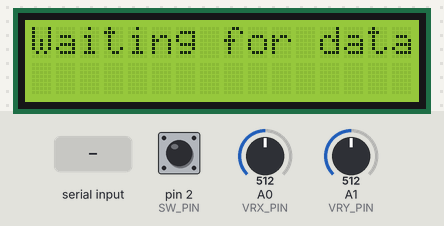
Recording of a sketch running on a simulated Arduino Uno, built with avr-gcc and run on an emulated ATmega328P. On the bench: 16×2 character LCD. The inputs (shaded band) are chosen by the test bench; at power-on: A0 (VRX_PIN) = 512, pin 2 (SW_PIN) HIGH, A1 (VRY_PIN) = 512. What the sketch prints to the serial monitor is not drawn.

Above: at 1.2 s.
1.3 s: "1\n" received over Serial
At 2.5 s:
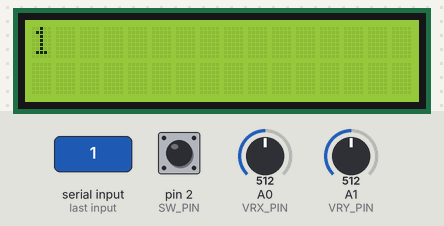
2.8 s: byte 10 ('\n') received over Serial
At 4.0 s:
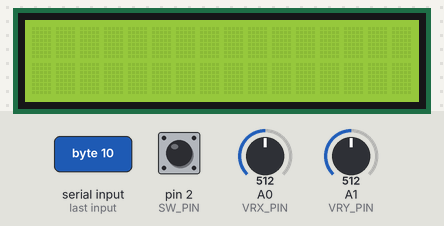
4.3 s: A0 (VRX_PIN) set to 543
6.2 s: "0\n" received over Serial
At 7.5 s:
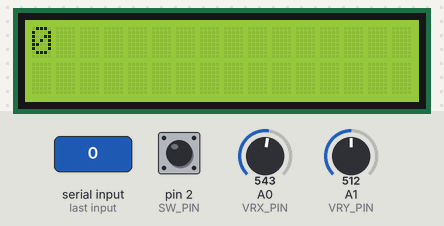
Timing chart, 0 to 8.7 s (numbered marks = the images above; inputs shaded):
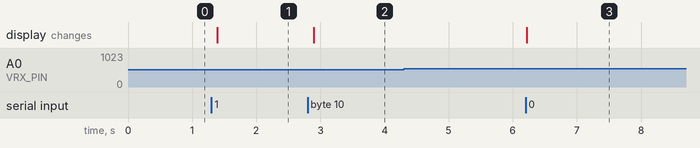

Measured:
- after the input at 1.3 s, the display: changes after 0.09 s (image 1)
- after the input at 2.8 s, the display: changes after 0.10 s (image 2)
- after the input at 4.3 s, every drawn part: stays the same
- after the input at 6.2 s, the display: changes at once (image 3)

The sketch:

combine.ino
```cpp
#include <Wire.h>
#include <LiquidCrystal_I2C.h>

// I2C LCD 初始化
LiquidCrystal_I2C lcd(0x27, 16, 2);

// 定义摇杆引脚
const int VRX_PIN = A0; // X轴
const int VRY_PIN = A1; // Y轴
const int SW_PIN = 2;   // 按键

// 保存上一次状态
int prevX = 512, prevY = 512, prevButton = 1;
String receivedMessage = ""; // 用于存储串口接收到的消息

void setup() {
  // 初始化串口
  Serial.begin(115200);

  // 初始化摇杆引脚
  pinMode(SW_PIN, INPUT_PULLUP);

  // 初始化 I2C LCD
  lcd.init();
  lcd.backlight();
  lcd.setCursor(0, 0);
  lcd.print("Waiting for data...");
}

void loop() {
  int xValue = analogRead(VRX_PIN);
  int yValue = analogRead(VRY_PIN);
  int buttonState = digitalRead(SW_PIN);

  // 只有当数据变化时才发送
  if (abs(xValue - prevX) > 20 || abs(yValue - prevY) > 20 || buttonState != prevButton) {
    Serial.print(xValue);
    Serial.print(",");
    Serial.print(yValue);
    Serial.print(",");
    Serial.println(buttonState);

    prevButton = buttonState;
  }

  delay(100);
  handleSerialInput();
}


void handleSerialInput() {
  while (Serial.available()) {
    char c = Serial.read();
    if (c == '\n') { // 如果接收到换行符，认为消息接收完成
      updateDisplay(receivedMessage); // 更新 I2C LCD 显示
      receivedMessage = ""; // 清空消息缓存
    } else {
      receivedMessage += c; // 拼接消息
    }
  }
}

void updateDisplay(const String &message) {
  lcd.clear(); // 清空 LCD
  lcd.setCursor(0, 0); // 设置光标到第一行
  lcd.print(message); // 显示消息
}
```
